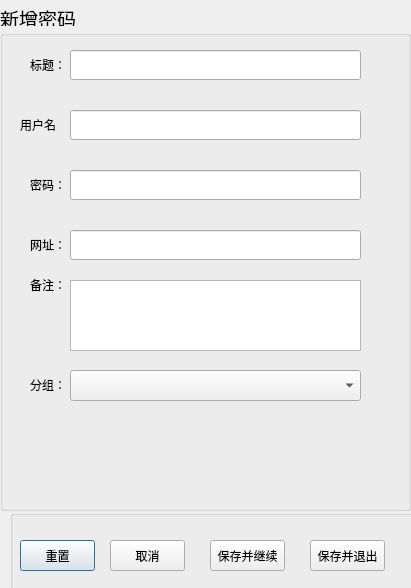
<?xml version="1.0" encoding="UTF-8"?>
<ui version="4.0">
 <class>Dialog_pwd_add</class>
 <widget class="QDialog" name="Dialog_pwd_add">
  <property name="geometry">
   <rect>
    <x>0</x>
    <y>0</y>
    <width>411</width>
    <height>588</height>
   </rect>
  </property>
  <property name="windowTitle">
   <string>Dialog</string>
  </property>
  <widget class="QLabel" name="label">
   <property name="geometry">
    <rect>
     <x>0</x>
     <y>10</y>
     <width>91</width>
     <height>16</height>
    </rect>
   </property>
   <property name="font">
    <font>
     <family>隶书</family>
     <pointsize>14</pointsize>
    </font>
   </property>
   <property name="text">
    <string>新增密码</string>
   </property>
  </widget>
  <widget class="QGroupBox" name="groupBox">
   <property name="geometry">
    <rect>
     <x>10</x>
     <y>510</y>
     <width>411</width>
     <height>81</height>
    </rect>
   </property>
   <property name="title">
    <string/>
   </property>
   <widget class="QPushButton" name="p_btn_pwd_reset">
    <property name="geometry">
     <rect>
      <x>10</x>
      <y>30</y>
      <width>75</width>
      <height>31</height>
     </rect>
    </property>
    <property name="text">
     <string>重置</string>
    </property>
   </widget>
   <widget class="QPushButton" name="p_btn_pwd_cancel">
    <property name="geometry">
     <rect>
      <x>100</x>
      <y>30</y>
      <width>75</width>
      <height>31</height>
     </rect>
    </property>
    <property name="text">
     <string>取消</string>
    </property>
   </widget>
   <widget class="QPushButton" name="p_btn_pwd_save_continue">
    <property name="geometry">
     <rect>
      <x>200</x>
      <y>30</y>
      <width>75</width>
      <height>31</height>
     </rect>
    </property>
    <property name="text">
     <string>保存并继续</string>
    </property>
   </widget>
   <widget class="QPushButton" name="p_btn_pwd_save_exit">
    <property name="geometry">
     <rect>
      <x>300</x>
      <y>30</y>
      <width>75</width>
      <height>31</height>
     </rect>
    </property>
    <property name="text">
     <string>保存并退出</string>
    </property>
   </widget>
  </widget>
  <widget class="QGroupBox" name="groupBox_2">
   <property name="geometry">
    <rect>
     <x>0</x>
     <y>30</y>
     <width>411</width>
     <height>481</height>
    </rect>
   </property>
   <widget class="QLineEdit" name="lineEdit_url_add">
    <property name="geometry">
     <rect>
      <x>70</x>
      <y>200</y>
      <width>291</width>
      <height>30</height>
     </rect>
    </property>
    <property name="maxLength">
     <number>64</number>
    </property>
   </widget>
   <widget class="QLabel" name="label_5">
    <property name="geometry">
     <rect>
      <x>30</x>
      <y>20</y>
      <width>31</width>
      <height>30</height>
     </rect>
    </property>
    <property name="text">
     <string>标题：</string>
    </property>
   </widget>
   <widget class="QLabel" name="label_7">
    <property name="geometry">
     <rect>
      <x>30</x>
      <y>140</y>
      <width>41</width>
      <height>30</height>
     </rect>
    </property>
    <property name="text">
     <string>密码：</string>
    </property>
   </widget>
   <widget class="QLabel" name="label_notice">
    <property name="geometry">
     <rect>
      <x>70</x>
      <y>55</y>
      <width>291</width>
      <height>21</height>
     </rect>
    </property>
    <property name="palette">
     <palette>
      <active>
       <colorrole role="WindowText">
        <brush brushstyle="SolidPattern">
         <color alpha="255">
          <red>255</red>
          <green>0</green>
          <blue>0</blue>
         </color>
        </brush>
       </colorrole>
       <colorrole role="Text">
        <brush brushstyle="SolidPattern">
         <color alpha="255">
          <red>255</red>
          <green>0</green>
          <blue>0</blue>
         </color>
        </brush>
       </colorrole>
       <colorrole role="PlaceholderText">
        <brush brushstyle="SolidPattern">
         <color alpha="128">
          <red>255</red>
          <green>0</green>
          <blue>0</blue>
         </color>
        </brush>
       </colorrole>
      </active>
      <inactive>
       <colorrole role="WindowText">
        <brush brushstyle="SolidPattern">
         <color alpha="255">
          <red>255</red>
          <green>0</green>
          <blue>0</blue>
         </color>
        </brush>
       </colorrole>
       <colorrole role="Text">
        <brush brushstyle="SolidPattern">
         <color alpha="255">
          <red>255</red>
          <green>0</green>
          <blue>0</blue>
         </color>
        </brush>
       </colorrole>
       <colorrole role="PlaceholderText">
        <brush brushstyle="SolidPattern">
         <color alpha="128">
          <red>255</red>
          <green>0</green>
          <blue>0</blue>
         </color>
        </brush>
       </colorrole>
      </inactive>
      <disabled>
       <colorrole role="WindowText">
        <brush brushstyle="SolidPattern">
         <color alpha="255">
          <red>120</red>
          <green>120</green>
          <blue>120</blue>
         </color>
        </brush>
       </colorrole>
       <colorrole role="Text">
        <brush brushstyle="SolidPattern">
         <color alpha="255">
          <red>120</red>
          <green>120</green>
          <blue>120</blue>
         </color>
        </brush>
       </colorrole>
       <colorrole role="PlaceholderText">
        <brush brushstyle="SolidPattern">
         <color alpha="128">
          <red>0</red>
          <green>0</green>
          <blue>0</blue>
         </color>
        </brush>
       </colorrole>
      </disabled>
     </palette>
    </property>
    <property name="font">
     <font>
      <family>Agency FB</family>
      <weight>75</weight>
      <bold>true</bold>
     </font>
    </property>
   </widget>
   <widget class="QLabel" name="label_6">
    <property name="geometry">
     <rect>
      <x>20</x>
      <y>80</y>
      <width>41</width>
      <height>30</height>
     </rect>
    </property>
    <property name="text">
     <string>用户名：</string>
    </property>
   </widget>
   <widget class="QLabel" name="label_10">
    <property name="geometry">
     <rect>
      <x>30</x>
      <y>340</y>
      <width>31</width>
      <height>30</height>
     </rect>
    </property>
    <property name="text">
     <string>分组：</string>
    </property>
   </widget>
   <widget class="QLabel" name="label_9">
    <property name="geometry">
     <rect>
      <x>30</x>
      <y>240</y>
      <width>31</width>
      <height>30</height>
     </rect>
    </property>
    <property name="text">
     <string>备注：</string>
    </property>
   </widget>
   <widget class="QLabel" name="label_8">
    <property name="geometry">
     <rect>
      <x>30</x>
      <y>200</y>
      <width>31</width>
      <height>30</height>
     </rect>
    </property>
    <property name="text">
     <string>网址：</string>
    </property>
   </widget>
   <widget class="QLineEdit" name="lineEdit_password_add">
    <property name="geometry">
     <rect>
      <x>70</x>
      <y>140</y>
      <width>291</width>
      <height>30</height>
     </rect>
    </property>
    <property name="maxLength">
     <number>32</number>
    </property>
   </widget>
   <widget class="QComboBox" name="comboBox_pwd_category_add">
    <property name="geometry">
     <rect>
      <x>70</x>
      <y>340</y>
      <width>291</width>
      <height>31</height>
     </rect>
    </property>
    <property name="maxVisibleItems">
     <number>8</number>
    </property>
   </widget>
   <widget class="QPlainTextEdit" name="plainTextEdit_remark_add">
    <property name="geometry">
     <rect>
      <x>70</x>
      <y>250</y>
      <width>291</width>
      <height>71</height>
     </rect>
    </property>
   </widget>
   <widget class="QLineEdit" name="lineEdit_title_add">
    <property name="geometry">
     <rect>
      <x>70</x>
      <y>20</y>
      <width>291</width>
      <height>30</height>
     </rect>
    </property>
    <property name="maxLength">
     <number>32</number>
    </property>
   </widget>
   <widget class="QLineEdit" name="lineEdit_usr_add">
    <property name="geometry">
     <rect>
      <x>70</x>
      <y>80</y>
      <width>291</width>
      <height>30</height>
     </rect>
    </property>
    <property name="maxLength">
     <number>32</number>
    </property>
   </widget>
  </widget>
 </widget>
 <tabstops>
  <tabstop>lineEdit_title_add</tabstop>
  <tabstop>lineEdit_usr_add</tabstop>
  <tabstop>lineEdit_password_add</tabstop>
  <tabstop>lineEdit_url_add</tabstop>
  <tabstop>plainTextEdit_remark_add</tabstop>
  <tabstop>comboBox_pwd_category_add</tabstop>
  <tabstop>p_btn_pwd_reset</tabstop>
  <tabstop>p_btn_pwd_cancel</tabstop>
  <tabstop>p_btn_pwd_save_continue</tabstop>
  <tabstop>p_btn_pwd_save_exit</tabstop>
 </tabstops>
 <resources/>
 <connections/>
</ui>
